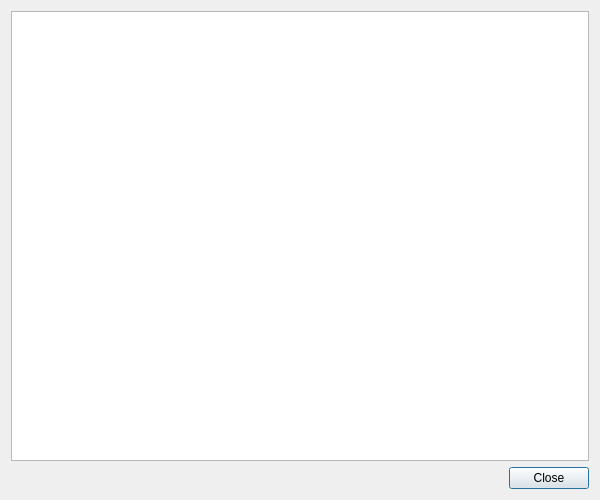
<?xml version="1.0" encoding="UTF-8"?>
<ui version="4.0">
 <class>LicenseDialog</class>
 <widget class="QDialog" name="LicenseDialog">
  <property name="windowModality">
   <enum>Qt::ApplicationModal</enum>
  </property>
  <property name="geometry">
   <rect>
    <x>0</x>
    <y>0</y>
    <width>600</width>
    <height>500</height>
   </rect>
  </property>
  <property name="windowTitle">
   <string>License Information</string>
  </property>
  <property name="modal">
   <bool>true</bool>
  </property>
  <layout class="QVBoxLayout" name="verticalLayout">
   <item>
    <widget class="QTextBrowser" name="licenseTextBrowser"/>
   </item>
   <item>
    <widget class="QDialogButtonBox" name="buttonBox">
     <property name="orientation">
      <enum>Qt::Horizontal</enum>
     </property>
     <property name="standardButtons">
      <set>QDialogButtonBox::Close</set>
     </property>
    </widget>
   </item>
  </layout>
 </widget>
 <resources/>
 <connections>
  <connection>
   <sender>buttonBox</sender>
   <signal>accepted()</signal>
   <receiver>LicenseDialog</receiver>
   <slot>accept()</slot>
   <hints>
    <hint type="sourcelabel">
     <x>248</x>
     <y>254</y>
    </hint>
    <hint type="destinationlabel">
     <x>157</x>
     <y>274</y>
    </hint>
   </hints>
  </connection>
  <connection>
   <sender>buttonBox</sender>
   <signal>rejected()</signal>
   <receiver>LicenseDialog</receiver>
   <slot>reject()</slot>
   <hints>
    <hint type="sourcelabel">
     <x>316</x>
     <y>260</y>
    </hint>
    <hint type="destinationlabel">
     <x>286</x>
     <y>274</y>
    </hint>
   </hints>
  </connection>
 </connections>
</ui>
